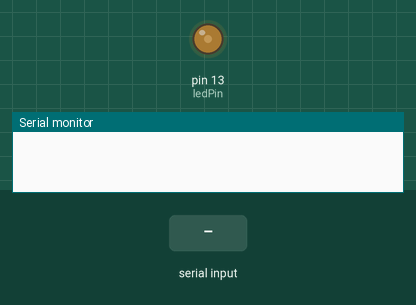
Recording of a program running on a simulated Arduino Mega 2560, built with avr-gcc and run on an emulated ATmega2560. On the bench: output pins drawn as LEDs (lit = HIGH), the last lines printed to the serial monitor. The inputs (shaded band) are chosen by the test bench.

Above: at 1.2 s.
1.3 s: "90,45\n" received over Serial
At 1.8 s:
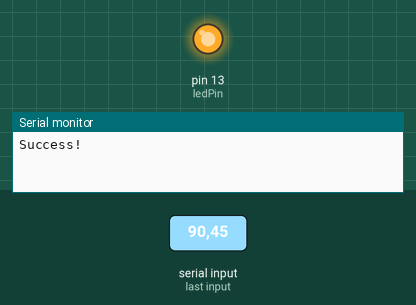
At 2.7 s:
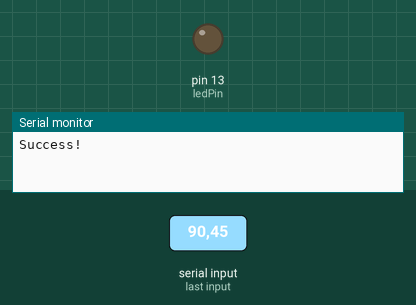
Timing chart, 0 to 10.3 s (numbered marks = the images above; inputs shaded):
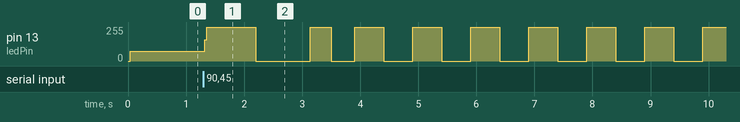

The program:

main.cpp
```cpp
/*
  * Serial_Receive 程序
  * 使LED闪烁的速度正比于所接受的数字值
*/
#include <Arduino.h>

// put function declarations here:
void blink();

const int ledPin = 13; // 连接LED的引脚
int blinkRate = 0;  // 闪烁速率存在这个变量

void setup() {
  // put your setup code here, to run once:
  Serial.begin(9600); // 初始化端口以9600波特发送和接受
  pinMode(ledPin, OUTPUT);
}

void loop() {
  // put your main code here, to run repeatedly:
  if(Serial.available()) // 检查是否至少有一个可用字符
  {
    char ch = Serial.read();
    if(isdigit(ch)) // 这是一个介于0和9之间的ASII数字吗
    {
      blinkRate = (ch - '0'); //ASII值转换为数字值
      blinkRate *= 100; // 实际速率为100ms乘以接受的数字值
    }
    Serial.println("Success!");
  }
  blink();
}

// put function definitions here:
//按BlinkRate确定的时间开启和关闭LED使之闪烁
void blink(){
  digitalWrite(ledPin, HIGH);
  delay(blinkRate); // 延迟取决于BlinkRate值
  digitalWrite(ledPin, LOW);
  delay(blinkRate);
}
```
